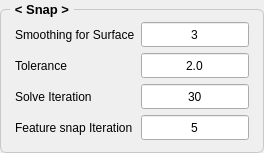
                <widget class="QGroupBox" name="groupBox_14">
                 <property name="enabled">
                  <bool>true</bool>
                 </property>
                 <property name="font">
                  <font>
                   <pointsize>10</pointsize>
                   <bold>true</bold>
                  </font>
                 </property>
                 <property name="styleSheet">
                  <string notr="true">QGroupBox {
    border: 1px solid;
    border-radius: 6;
    margin-top: 9;
    border-color : #c8c8c8;
	padding: 3;   
}
QGroupBox::title {
    subcontrol-origin: margin;
    subcontrol-position: top left;
    left: 10;
    padding: 2 3;
}</string>
                 </property>
                 <property name="title">
                  <string>&lt; Snap &gt;</string>
                 </property>
                 <property name="checkable">
                  <bool>false</bool>
                 </property>
                 <property name="checked">
                  <bool>false</bool>
                 </property>
                 <layout class="QGridLayout" name="gridLayout_12" columnstretch="1,0">
                  <property name="topMargin">
                   <number>9</number>
                  </property>
                  <property name="bottomMargin">
                   <number>9</number>
                  </property>
                  <item row="2" column="1">
                   <widget class="QLineEdit" name="edit_snap_3">
                    <property name="sizePolicy">
                     <sizepolicy hsizetype="Expanding" vsizetype="Fixed">
                      <horstretch>0</horstretch>
                      <verstretch>0</verstretch>
                     </sizepolicy>
                    </property>
                    <property name="minimumSize">
                     <size>
                      <width>0</width>
                      <height>25</height>
                     </size>
                    </property>
                    <property name="font">
                     <font>
                      <pointsize>9</pointsize>
                      <bold>false</bold>
                     </font>
                    </property>
                    <property name="text">
                     <string>30</string>
                    </property>
                    <property name="alignment">
                     <set>Qt::AlignmentFlag::AlignCenter</set>
                    </property>
                   </widget>
                  </item>
                  <item row="0" column="0">
                   <widget class="QLabel" name="label_58">
                    <property name="font">
                     <font>
                      <pointsize>9</pointsize>
                      <bold>false</bold>
                     </font>
                    </property>
                    <property name="text">
                     <string>Smoothing for Surface</string>
                    </property>
                   </widget>
                  </item>
                  <item row="3" column="1">
                   <widget class="QLineEdit" name="edit_snap_4">
                    <property name="sizePolicy">
                     <sizepolicy hsizetype="Expanding" vsizetype="Fixed">
                      <horstretch>0</horstretch>
                      <verstretch>0</verstretch>
                     </sizepolicy>
                    </property>
                    <property name="minimumSize">
                     <size>
                      <width>0</width>
                      <height>25</height>
                     </size>
                    </property>
                    <property name="font">
                     <font>
                      <pointsize>9</pointsize>
                      <bold>false</bold>
                     </font>
                    </property>
                    <property name="text">
                     <string>5</string>
                    </property>
                    <property name="alignment">
                     <set>Qt::AlignmentFlag::AlignCenter</set>
                    </property>
                   </widget>
                  </item>
                  <item row="1" column="1">
                   <widget class="QLineEdit" name="edit_snap_2">
                    <property name="sizePolicy">
                     <sizepolicy hsizetype="Expanding" vsizetype="Fixed">
                      <horstretch>0</horstretch>
                      <verstretch>0</verstretch>
                     </sizepolicy>
                    </property>
                    <property name="minimumSize">
                     <size>
                      <width>0</width>
                      <height>25</height>
                     </size>
                    </property>
                    <property name="font">
                     <font>
                      <pointsize>9</pointsize>
                      <bold>false</bold>
                     </font>
                    </property>
                    <property name="text">
                     <string>2.0</string>
                    </property>
                    <property name="alignment">
                     <set>Qt::AlignmentFlag::AlignCenter</set>
                    </property>
                   </widget>
                  </item>
                  <item row="0" column="1">
                   <widget class="QLineEdit" name="edit_snap_1">
                    <property name="sizePolicy">
                     <sizepolicy hsizetype="Expanding" vsizetype="Fixed">
                      <horstretch>0</horstretch>
                      <verstretch>0</verstretch>
                     </sizepolicy>
                    </property>
                    <property name="minimumSize">
                     <size>
                      <width>0</width>
                      <height>25</height>
                     </size>
                    </property>
                    <property name="font">
                     <font>
                      <pointsize>9</pointsize>
                      <bold>false</bold>
                     </font>
                    </property>
                    <property name="text">
                     <string>3</string>
                    </property>
                    <property name="alignment">
                     <set>Qt::AlignmentFlag::AlignCenter</set>
                    </property>
                   </widget>
                  </item>
                  <item row="2" column="0">
                   <widget class="QLabel" name="label_56">
                    <property name="font">
                     <font>
                      <pointsize>9</pointsize>
                      <bold>false</bold>
                     </font>
                    </property>
                    <property name="text">
                     <string>Solve Iteration</string>
                    </property>
                   </widget>
                  </item>
                  <item row="1" column="0">
                   <widget class="QLabel" name="label_57">
                    <property name="font">
                     <font>
                      <pointsize>9</pointsize>
                      <bold>false</bold>
                     </font>
                    </property>
                    <property name="text">
                     <string>Tolerance</string>
                    </property>
                   </widget>
                  </item>
                  <item row="3" column="0">
                   <widget class="QLabel" name="label_59">
                    <property name="font">
                     <font>
                      <pointsize>9</pointsize>
                      <bold>false</bold>
                     </font>
                    </property>
                    <property name="text">
                     <string>Feature snap Iteration</string>
                    </property>
                   </widget>
                  </item>
                 </layout>
                </widget>
